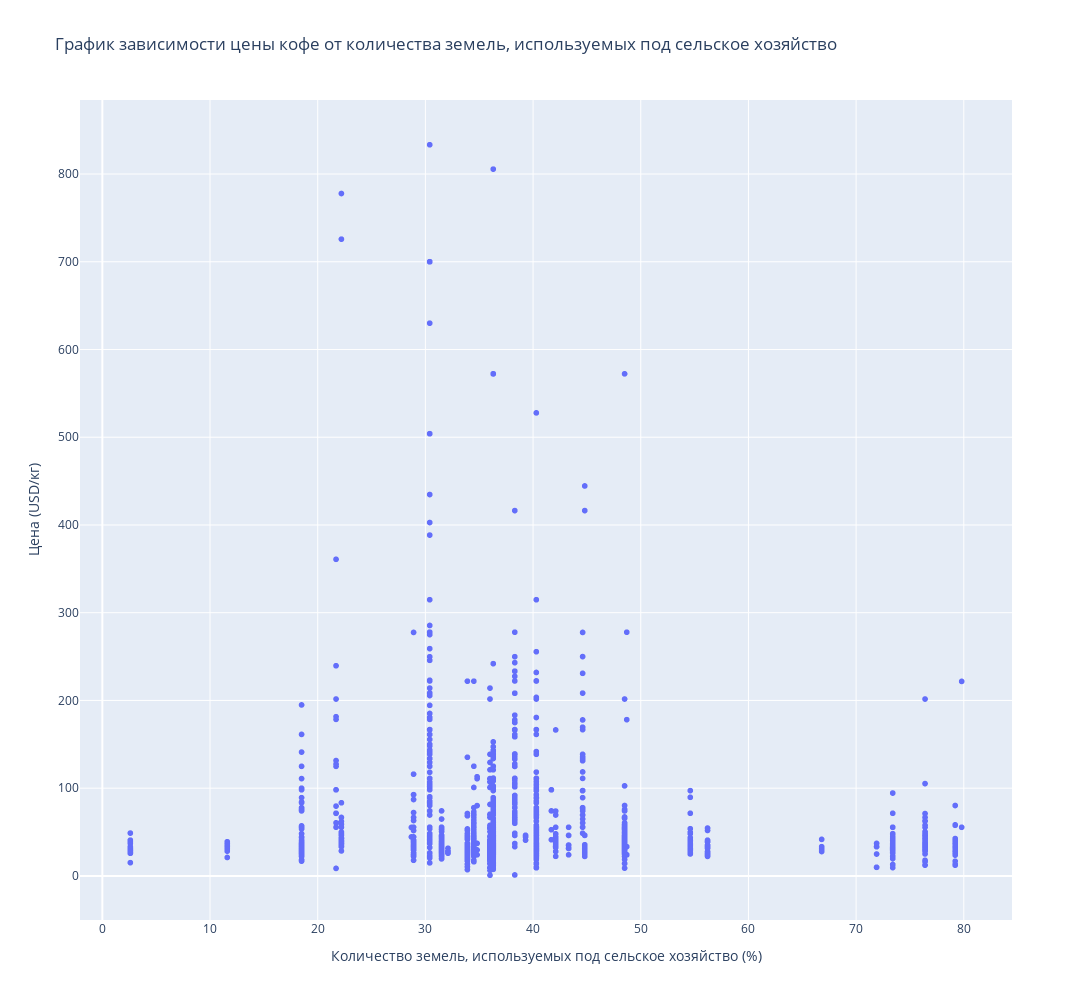

The cell this chart's notebook holds for it:
### Markdown cell above
Проверим, зависит ли цена кофе от процента земель, используемых под сельское хозяйство.

### Code cell
fig_scatter = px.scatter(
    data_frame = coffee_data,
    x = 'agricultural_land (%)',
    y = 'price_kg/USD',
    height=1000,
    width=2000,
    labels={'agricultural_land (%)':'Количество земель, используемых под сельское хозяйство (%)', 'price_kg/USD':'Цена (USD/кг)'},
    title='График зависимости цены кофе от количества земель, используемых под сельское хозяйство'
)
fig_scatter.show()

### Figure 1 — Plotly figure (JSON) as saved in the notebook; plotly's stock layout.template omitted (floating-point values rounded to 4 significant figures; data arrays with more than 128 entries replaced by an {"elided": "..."} marker saying what was removed)
{"data": [{"hovertemplate": "Количество земель, используемых под сельское хозяйство (%)=%{x}<br>Цена (USD/кг)=%{y}<extra></extra>", "legendgroup": "", "marker": {"color": "#636efa", "symbol": "circle"}, "mode": "markers", "name": "", "showlegend": false, "type": "scattergl", "x": {"elided": "2126 float values"}, "xaxis": "x", "y": {"elided": "2126 float values"}, "yaxis": "y"}], "layout": {"height": 1000, "legend": {"tracegroupgap": 0}, "title": {"text": "График зависимости цены кофе от количества земель, используемых под сельское хозяйство"}, "width": 2000, "xaxis": {"anchor": "y", "domain": [0, 1], "title": {"text": "Количество земель, используемых под сельское хозяйство (%)"}}, "yaxis": {"anchor": "x", "domain": [0, 1], "title": {"text": "Цена (USD/кг)"}}}}
